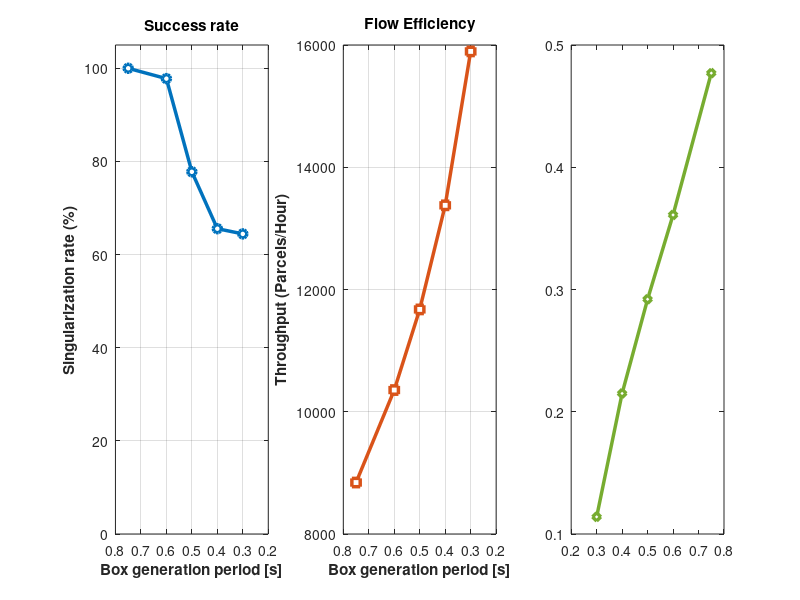

This chart was generated by the following MATLAB code: (Note: this script raises an error after producing the figure.)
% --- SCRIPT MATLAB PER PLOT KPI STRESS TESTS CON ESPORTAZIONE ---
clear all; close all; clc;

%% 1. DATI ESTRATTI DALL'ANALISI 

% Test 1: Frequenza di Generazione (Tempo tra gli spawn in secondi)
freq_val = [0.75, 0.60, 0.50, 0.40, 0.30];
freq_sing = [100, 97.78, 77.78, 65.56, 64.44];
freq_pph = [8842, 10355, 11674, 13377, 15895];
freq_gap = [0.477, 0.361, 0.292, 0.215, 0.114];

% Test 2: Numero Totale di Pacchi (Stress Test di Resistenza)
tot_val = [10, 20, 40, 60, 80, 100];
tot_sing = [100, 100, 100, 99.83, 99.49, 99.90];
tot_pph = [8842, 9245, 9417, 9482, 9520, 9529];
tot_gap = [0.477, 0.493, 0.490, 0.495, 0.480, 0.482];

% Test 3: Velocità Tappeto (Effetto Estrazione in m/s)
vel_val = [1.90, 1.75, 1.50, 1.00, 0.80, 0.60];
vel_sing = [100, 100, 100, 96.67, 73.33, 51.11];
vel_pph = [8842, 8842, 8842, 8842, 8829, 8853];
vel_gap = [0.477, 0.421, 0.327, 0.140, 0.060, -0.004];

% Test 4: Box per Generazione (Ammassamento Iniziale)
box_val = [2, 3, 4, 5, 6];
box_sing = [100, 74.44, 63.33, 50.00, 45.56];
box_pph = [8842, 11074, 14410, 20661, 20582];
box_gap = [0.477, 0.321, 0.171, 0.023, 0.023];

%% 2. IMPOSTAZIONE AUTOMATICA DELLE FIGURE E SALVATAGGIO

% Matrice di configurazione: [x, sing, pph, gap, xlabel, title, invert_x_axis, filename]
params = {
    freq_val, freq_sing, freq_pph, freq_gap, 'Box generation period [s]', 'Density effect', true, 'StressTest_1_DensitaTraffico.png';
    tot_val, tot_sing, tot_pph, tot_gap, 'Total number of parcels', 'Long term stability', false, 'StressTest_2_ResistenzaLungoTermine.png';
    vel_val, vel_sing, vel_pph, vel_gap, 'Treadmill velocity [m/s]', 'Extraction effect', true, 'StressTest_3_EffettoEstrazione.png';
    box_val, box_sing, box_pph, box_gap, 'Boxes per generation', 'Initial bottleneck effect', false, 'StressTest_4_AmmassamentoIniziale.png'
};

disp("Generazione ed esportazione dei grafici in corso...");

for i = 1:4
    x = params{i, 1};
    sing = params{i, 2};
    pph = params{i, 3};
    gap = params{i, 4};
    x_label = params{i, 5};
    fig_title = params{i, 6};
    invert_x = params{i, 7}; 
    filename = params{i, 8};

    % Creazione finestra panoramica proporzionata
    fig = figure('Name', fig_title, 'Color', 'w', 'Position', [100, 100, 1300, 400]);
    
    % --- PLOT 1: Tasso di Singolarizzazione ---
    subplot(1, 3, 1);
    plot(x, sing, '-o', 'LineWidth', 2.5, 'Color', [0 0.4470 0.7410], 'MarkerFaceColor', 'w', 'MarkerSize', 6);
    grid on;
    xlabel(x_label, 'FontWeight', 'bold');
    ylabel('Singularization rate (%)', 'FontWeight', 'bold');
    title('Success rate');
    ylim([0 105]);
    if invert_x, set(gca, 'XDir', 'reverse'); end % Inverte asse se il caso peggiore è a valori bassi
    
    % --- PLOT 2: Throughput ---
    subplot(1, 3, 2);
    plot(x, pph, '-s', 'LineWidth', 2.5, 'Color', [0.8500 0.3250 0.0980], 'MarkerFaceColor', 'w', 'MarkerSize', 6);
    grid on;
    xlabel(x_label, 'FontWeight', 'bold');
    ylabel('Throughput (Parcels/Hour)', 'FontWeight', 'bold');
    title('Flow Efficiency');
    if invert_x, set(gca, 'XDir', 'reverse'); end

    % --- PLOT 3: Average Gap ---
    subplot(1, 3, 3);
    plot(x, gap, '-d', 'LineWidth', 2.5, 'Color', [0.4660 0.6740 0.1880], 'MarkerFaceColor', 'w', 'MarkerSize', 6);
    hold on;
    yline(0.15, 'r--', 'Target (0.15m)', 'LineWidth', 1.5, 'LabelHorizontalAlignment', 'left');
    yline(0, 'k-', 'Collision limit', 'LineWidth', 1.5, 'LabelHorizontalAlignment', 'left');
    grid on;
    xlabel(x_label, 'FontWeight', 'bold');
    ylabel('Average gap [m]', 'FontWeight', 'bold');
    title('Vertical gap');
    if invert_x, set(gca, 'XDir', 'reverse'); end

    % Titolo Globale per la figura
    sgtitle(fig_title, 'FontSize', 15, 'FontWeight', 'bold');
    
    % Forza l'aggiornamento visivo prima del salvataggio
    drawnow;
    
    % ESPORTAZIONE PROFESSIONALE
    % Salva la figura corrente (fig) nel file specificato a 300 DPI
    exportgraphics(fig, filename, 'Resolution', 300, 'BackgroundColor', 'w');
    
    fprintf('Salvato con successo: %s\n', filename);
end

disp("Tutti i grafici sono stati esportati nella cartella corrente di MATLAB.");
